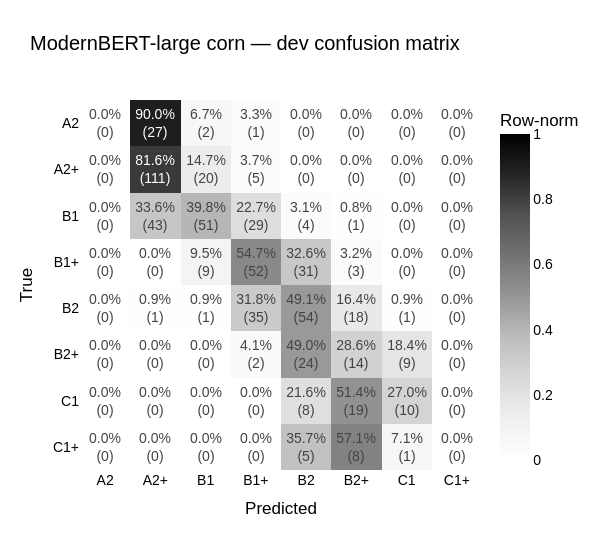

Write notebook code for a chart like this one.
### Markdown cell above
## Confusion matrix

### Code cell
import plotly.graph_objects as go
from sklearn.metrics import confusion_matrix

counts = confusion_matrix(dev_gold, dev_preds, labels=list(range(NUM_CLASSES)))
row_sums = counts.sum(axis=1, keepdims=True)
with np.errstate(divide="ignore", invalid="ignore"):
    norm = np.divide(counts, row_sums, where=row_sums != 0)
norm = np.nan_to_num(norm)

annot = np.empty_like(counts, dtype=object)
for i in range(NUM_CLASSES):
    for j in range(NUM_CLASSES):
        annot[i, j] = f"{norm[i, j] * 100:.1f}%<br>({counts[i, j]})"

fig = go.Figure(go.Heatmap(
    z=norm, x=LEVELS, y=LEVELS,
    text=annot, texttemplate="%{text}",
    hoverongaps=False,
    colorscale="Greys", zmin=0, zmax=1,
    colorbar=dict(title="Row-norm"),
))
fig.update_layout(
    title=f"ModernBERT-large {cfg.mode} — dev confusion matrix",
    xaxis=dict(title="Predicted"),
    yaxis=dict(title="True", autorange="reversed"),
    font=dict(family="Arial", size=14, color="black"),
    width=600, height=550,
)
fig.show()

### Figure 1 — Plotly figure (JSON) as saved in the notebook; plotly's stock layout.template omitted (floating-point values rounded to 4 significant figures)
{"data": [{"colorbar": {"title": {"text": "Row-norm"}}, "colorscale": [[0, "rgb(255,255,255)"], [0.125, "rgb(240,240,240)"], [0.25, "rgb(217,217,217)"], [0.375, "rgb(189,189,189)"], [0.5, "rgb(150,150,150)"], [0.625, "rgb(115,115,115)"], [0.75, "rgb(82,82,82)"], [0.875, "rgb(37,37,37)"], [1, "rgb(0,0,0)"]], "hoverongaps": false, "text": [["0.0%<br>(0)", "90.0%<br>(27)", "6.7%<br>(2)", "3.3%<br>(1)", "0.0%<br>(0)", "0.0%<br>(0)", "0.0%<br>(0)", "0.0%<br>(0)"], ["0.0%<br>(0)", "81.6%<br>(111)", "14.7%<br>(20)", "3.7%<br>(5)", "0.0%<br>(0)", "0.0%<br>(0)", "0.0%<br>(0)", "0.0%<br>(0)"], ["0.0%<br>(0)", "33.6%<br>(43)", "39.8%<br>(51)", "22.7%<br>(29)", "3.1%<br>(4)", "0.8%<br>(1)", "0.0%<br>(0)", "0.0%<br>(0)"], ["0.0%<br>(0)", "0.0%<br>(0)", "9.5%<br>(9)", "54.7%<br>(52)", "32.6%<br>(31)", "3.2%<br>(3)", "0.0%<br>(0)", "0.0%<br>(0)"], ["0.0%<br>(0)", "0.9%<br>(1)", "0.9%<br>(1)", "31.8%<br>(35)", "49.1%<br>(54)", "16.4%<br>(18)", "0.9%<br>(1)", "0.0%<br>(0)"], ["0.0%<br>(0)", "0.0%<br>(0)", "0.0%<br>(0)", "4.1%<br>(2)", "49.0%<br>(24)", "28.6%<br>(14)", "18.4%<br>(9)", "0.0%<br>(0)"], ["0.0%<br>(0)", "0.0%<br>(0)", "0.0%<br>(0)", "0.0%<br>(0)", "21.6%<br>(8)", "51.4%<br>(19)", "27.0%<br>(10)", "0.0%<br>(0)"], ["0.0%<br>(0)", "0.0%<br>(0)", "0.0%<br>(0)", "0.0%<br>(0)", "35.7%<br>(5)", "57.1%<br>(8)", "7.1%<br>(1)", "0.0%<br>(0)"]], "texttemplate": "%{text}", "type": "heatmap", "x": ["A2", "A2+", "B1", "B1+", "B2", "B2+", "C1", "C1+"], "y": ["A2", "A2+", "B1", "B1+", "B2", "B2+", "C1", "C1+"], "z": [[0.0, 0.9, 0.06667, 0.03333, 0.0, 0.0, 0.0, 0.0], [0.0, 0.8162, 0.1471, 0.03676, 0.0, 0.0, 0.0, 0.0], [0.0, 0.3359, 0.3984, 0.2266, 0.03125, 0.007812, 0.0, 0.0], [0.0, 0.0, 0.09474, 0.5474, 0.3263, 0.03158, 0.0, 0.0], [0.0, 0.009091, 0.009091, 0.3182, 0.4909, 0.1636, 0.009091, 0.0], [0.0, 0.0, 0.0, 0.04082, 0.4898, 0.2857, 0.1837, 0.0], [0.0, 0.0, 0.0, 0.0, 0.2162, 0.5135, 0.2703, 0.0], [0.0, 0.0, 0.0, 0.0, 0.3571, 0.5714, 0.07143, 0.0]], "zmax": 1, "zmin": 0}], "layout": {"font": {"color": "black", "family": "Arial", "size": 14}, "height": 550, "title": {"text": "ModernBERT-large corn — dev confusion matrix"}, "width": 600, "xaxis": {"title": {"text": "Predicted"}}, "yaxis": {"autorange": "reversed", "title": {"text": "True"}}}}
